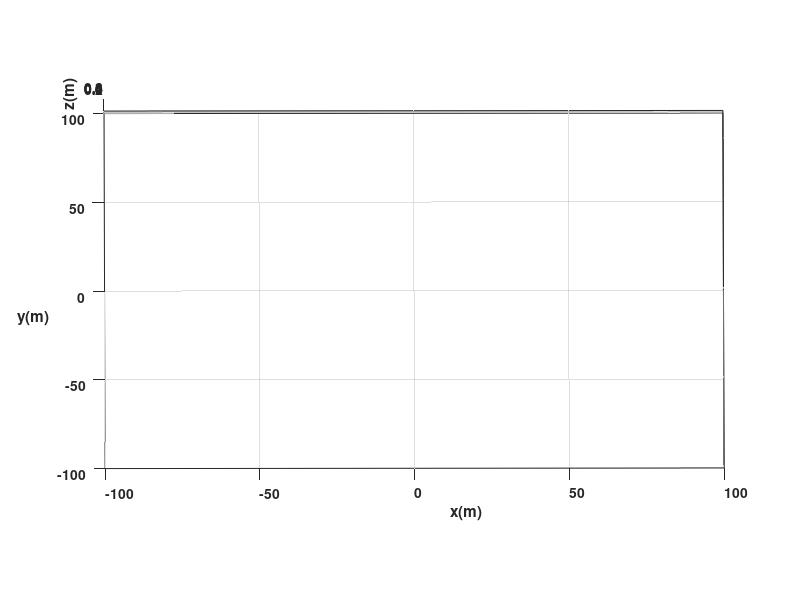

Write MATLAB code to recreate this figure. (Note: this script raises an error after producing the figure.)
%Limpieza de pantalla
clear all
close all
clc

%1 TIEMPO %%%%%%%%%%%%%%%%%%%%%%%%%%%%%%%%%%%%%%%%%%%%%%%%%%%%%%%%
tf=15;             % Tiempo de simulación en segundos (s)
ts=0.1;            % Tiempo de muestreo en segundos (s)
t=0:ts:tf;         % Vector de tiempo
N= length(t);      % Muestras


%2 CONDICIONES INICIALES %%%%%%%%%%%%%%%%%%%%%%%%%%%%%%%%%%%%%%%%%

%Damos valores a nuestro punto inicial de posición y orientación
x1(1)=0;  %Posición inicial eje x
y1(1)=0;  %Posición inicial eje y
phi(1)=0; %Orientación inicial del robot 

%3 POSICION DESEADA %%%%%%%%%%%%%%%%%%%%%%%%%%%%%%%%%%%%%%%%%%%%

%Damos valores a nuestra posición deseada
hxd=50;
hyd=-50;

%Igualamos el punto de control con las proyecciones X1 y Y1 por su
%coincidencia
hx(1)= x1(1);       % Posición del punto de control en el eje (X) metros (m)
hy(1)= y1(1);       % Posición del punto de control en el eje (Y) metros (m)

%4 CONTROL, BUCLE DE SIMULACION %%%%%%%%%%%%%%%%%%%%%%%%%%%%%%%%

%Calculamos la distancia del punto de origen al setpoint
d = sqrt((hxd-x1(1))^2+(hyd-y1(1))^2);
%Acotamos acorde a la distancia del putno 
d_limit = 10;
%Valor con el que saturaremos las velocidades
k_max = 0.35; 

%Para distancias cortas
if d < d_limit
    k = d*.1; 
else %Para distancias largas
    k = d*.05; 
end

kv = k; 
kw = k; 

if k > k_max
   kv = k_max; 
   kw = k_max; 
end

for k=1:N 

    %a)Errores de control
    hxe(k)=hxd-hx(k);
    hye(k)=hyd-hy(k);
    
    %Matriz de error
    he= [hxe(k);hye(k)];
    %Magnitud del error de posición
    Error(k)= sqrt(hxe(k)^2 +hye(k)^2);

    %b)Matriz Jacobiana
    J=[cos(phi(k)) -sin(phi(k));... %Matriz de rotación en 2D
       sin(phi(k)) cos(phi(k))];

    %c)Matriz de Ganancias
    K=[kv 0;...
       0 kw];

    %d)Ley de Control
    qpRef= pinv(J)*K*he;

    v(k)= qpRef(1);   %Velocidad lineal de entrada al robot 
    w(k)= qpRef(2);   %Velocidad angular de entrada al robot 


%5 APLICACIÓN DE CONTROL AL ROBOT %%%%%%%%%%%%%%%%%%%%%%%%%%%%%%%%

    %Aplico la integral a la velocidad angular para obtener el angulo "phi" de la orientación
    phi(k+1)=phi(k)+w(k)*ts; % Integral numérica (método de Euler)
           
   %%%%%%%%%%%%%%%%%%%%% MODELO CINEMATICO %%%%%%%%%%%%%%%%%%%%%%%%%
    
    xp1=v(k)*cos(phi(k)); 
    yp1=v(k)*sin(phi(k));
 
    %Aplico la integral a la velocidad lineal para obtener las cordenadas
    %"x1" y "y1" de la posición
    x1(k+1)=x1(k)+ xp1*ts; % Integral numérica (método de Euler)
    y1(k+1)=y1(k)+ yp1*ts; % Integral numérica (método de Euler)

    % Posicion del robot con respecto al punto de control
    hx(k+1)=x1(k+1); 
    hy(k+1)=y1(k+1);
     

end

%%%%%%%%%%%%%%%%%%%%%%%%%%%%% SIMULACION VIRTUAL 3D %%%%%%%%%%%%%%%%%%%%%%%%%%%%

% a) Configuracion de escena

scene=figure;  % Crear figura (Escena)
set(scene,'Color','white'); % Color del fondo de la escena
set(gca,'FontWeight','bold') ;% Negrilla en los ejes y etiquetas
sizeScreen=get(0,'ScreenSize'); % Retorna el tamaño de la pantalla del computador
set(scene,'position',sizeScreen); % Configurar tamaño de la figura
camlight('headlight'); % Luz para la escena
axis equal; % Establece la relación de aspecto para que las unidades de datos sean las mismas en todas las direcciones.
grid on; % Mostrar líneas de cuadrícula en los ejes
box on; % Mostrar contorno de ejes
xlabel('x(m)'); ylabel('y(m)'); zlabel('z(m)'); % Etiqueta de los eje

view([-0.1 35]); % Orientacion de la figura
axis([-100 100 -100 100 0 1]); % Ingresar limites minimos y maximos en los ejes x y z [minX maxX minY maxY minZ maxZ]

% b) Graficar robots en la posicion inicial
scale = 4;
MobileRobot_5;
H1=MobilePlot_4(x1(1),y1(1),phi(1),scale);hold on;

% c) Graficar Trayectorias
H2=plot3(hx(1),hy(1),0,'r','lineWidth',2);
H3=plot3(hxd,hyd,0,'bo','lineWidth',2); %Grafico circulo en posición deseada
H4=plot3(hx(1),hy(1),0,'go','lineWidth',2);%Grafico circulo en posición inicial
% d) Bucle de simulacion de movimiento del robot

step=1; % pasos para simulacion

for k=1:step:N

    delete(H1);    
    delete(H2);
    
    H1=MobilePlot_4(x1(k),y1(k),phi(k),scale);
    H2=plot3(hx(1:k),hy(1:k),zeros(1,k),'r','lineWidth',2);
    
    pause(ts);

end

%%%%%%%%%%%%%%%%%%%%%%%%%%%%% Graficas %%%%%%%%%%%%%%%%%%%%%%%%%%%%
graph=figure;  % Crear figura (Escena)
set(graph,'position',sizeScreen); % Congigurar tamaño de la figura
subplot(311)
plot(t,v,'b','LineWidth',2),grid('on'),xlabel('Tiempo [s]'),ylabel('m/s'),legend('Velocidad Lineal (v)');
subplot(312)
plot(t,w,'g','LineWidth',2),grid('on'),xlabel('Tiempo [s]'),ylabel('[rad/s]'),legend('Velocidad Angular (w)');
subplot(313)
plot(t,Error,'r','LineWidth',2),grid('on'),xlabel('Tiempo [s]'),ylabel('[metros]'),legend('Error de posición (m)');

